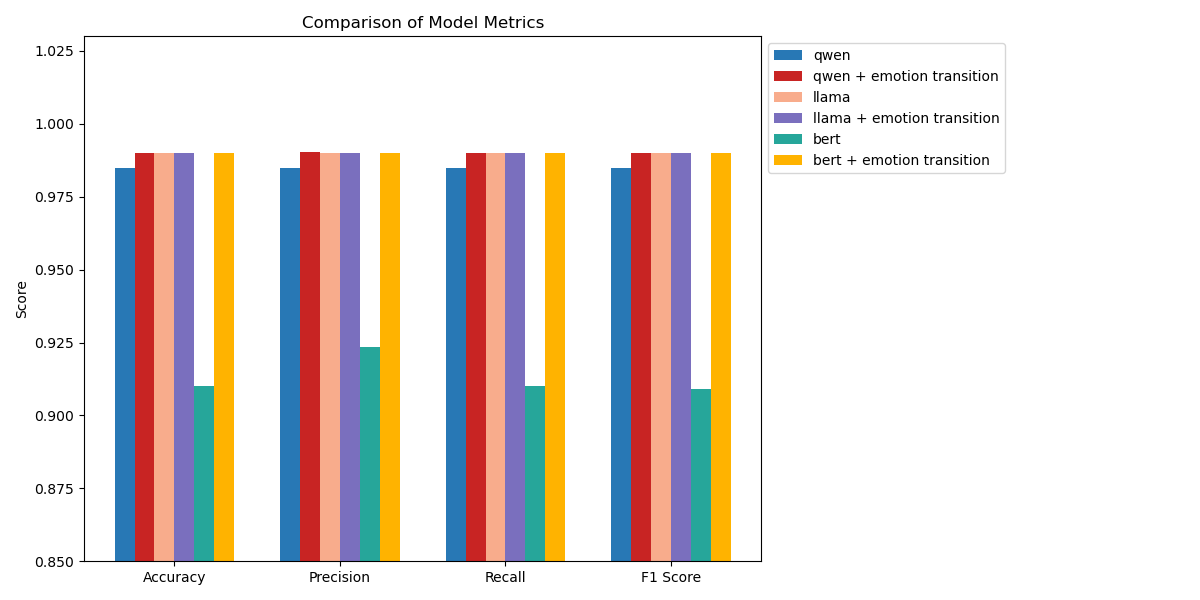

Python code for this plot:
import matplotlib.pyplot as plt
import numpy as np

labels = ['Accuracy', 'Precision', 'Recall', 'F1 Score']
models = ['qwen', 'qwen + emotion transition', 'llama', 'llama + emotion transition', 'bert', 'bert + emotion transition']
data = [
    [0.985, 0.9850, 0.985, 0.985],
    [0.990, 0.9902, 0.990, 0.990],
    [0.990, 0.9900, 0.990, 0.990],
    [0.990, 0.9900, 0.990, 0.990],
    [0.91, 0.9234, 0.91, 0.909],
    [0.99, 0.99, 0.99, 0.99]
]

x = np.arange(len(labels))
width = 0.12  # narrower bars for more models
colors = ['#2878B5', '#C82423', '#F8AC8C', '#7A6FBE', '#26A69A', '#FFB300']
plt.figure(figsize=(12, 6))

for i, (model, scores) in enumerate(zip(models, data)):
    bars = plt.bar(x + width*i - width*2.5, scores, width, label=model, color=colors[i % len(colors)])
#     for bar in bars:
#         height = bar.get_height()
#         plt.text(bar.get_x() + bar.get_width()/2, height + 0.003, f'{height:.3f}', ha='center', va='bottom', fontsize=8)

plt.ylim(0.85, 1.03)
plt.ylabel('Score')
plt.title('Comparison of Model Metrics')
plt.xticks(x, labels)
plt.legend(loc='upper left', bbox_to_anchor=(1,1))
plt.tight_layout(rect=[0,0,0.85,1])
# plt.show()
plt.savefig('./model_compare.png') 